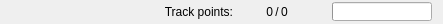
<?xml version="1.0" encoding="UTF-8"?>
<ui version="4.0">
 <class>GroupBox</class>
 <widget class="QFrame" name="GroupBox">
  <property name="geometry">
   <rect>
    <x>0</x>
    <y>0</y>
    <width>443</width>
    <height>24</height>
   </rect>
  </property>
  <property name="windowTitle">
   <string>GroupBox</string>
  </property>
  <property name="lineWidth">
   <number>0</number>
  </property>
  <layout class="QHBoxLayout" name="horizontalLayout">
   <property name="spacing">
    <number>3</number>
   </property>
   <property name="sizeConstraint">
    <enum>QLayout::SetMinimumSize</enum>
   </property>
   <property name="topMargin">
    <number>0</number>
   </property>
   <property name="bottomMargin">
    <number>0</number>
   </property>
   <item>
    <widget class="QLabel" name="separator3">
     <property name="sizePolicy">
      <sizepolicy hsizetype="Preferred" vsizetype="Preferred">
       <horstretch>5</horstretch>
       <verstretch>0</verstretch>
      </sizepolicy>
     </property>
     <property name="minimumSize">
      <size>
       <width>5</width>
       <height>0</height>
      </size>
     </property>
     <property name="maximumSize">
      <size>
       <width>5</width>
       <height>16777215</height>
      </size>
     </property>
     <property name="text">
      <string/>
     </property>
    </widget>
   </item>
   <item>
    <widget class="QLabel" name="labelTimmerMessage">
     <property name="styleSheet">
      <string notr="true">color: red</string>
     </property>
    </widget>
   </item>
   <item>
    <widget class="QLabel" name="separator2">
     <property name="sizePolicy">
      <sizepolicy hsizetype="Preferred" vsizetype="Preferred">
       <horstretch>5</horstretch>
       <verstretch>0</verstretch>
      </sizepolicy>
     </property>
     <property name="minimumSize">
      <size>
       <width>5</width>
       <height>0</height>
      </size>
     </property>
     <property name="maximumSize">
      <size>
       <width>5</width>
       <height>16777215</height>
      </size>
     </property>
     <property name="text">
      <string/>
     </property>
    </widget>
   </item>
   <item>
    <layout class="QHBoxLayout" name="horizontalLayoutCounts">
     <property name="spacing">
      <number>0</number>
     </property>
     <item>
      <widget class="QLabel" name="labelSelectionCntText">
       <property name="minimumSize">
        <size>
         <width>70</width>
         <height>0</height>
        </size>
       </property>
       <property name="text">
        <string>Track points:</string>
       </property>
       <property name="scaledContents">
        <bool>true</bool>
       </property>
       <property name="alignment">
        <set>Qt::AlignRight|Qt::AlignTrailing|Qt::AlignVCenter</set>
       </property>
      </widget>
     </item>
     <item>
      <widget class="QLabel" name="labelSelectionCntVal">
       <property name="sizePolicy">
        <sizepolicy hsizetype="Fixed" vsizetype="Preferred">
         <horstretch>0</horstretch>
         <verstretch>0</verstretch>
        </sizepolicy>
       </property>
       <property name="minimumSize">
        <size>
         <width>40</width>
         <height>0</height>
        </size>
       </property>
       <property name="text">
        <string>0</string>
       </property>
       <property name="alignment">
        <set>Qt::AlignRight|Qt::AlignTrailing|Qt::AlignVCenter</set>
       </property>
       <property name="textInteractionFlags">
        <set>Qt::LinksAccessibleByMouse|Qt::TextSelectableByKeyboard|Qt::TextSelectableByMouse</set>
       </property>
      </widget>
     </item>
     <item>
      <widget class="QLabel" name="label">
       <property name="sizePolicy">
        <sizepolicy hsizetype="Fixed" vsizetype="Preferred">
         <horstretch>0</horstretch>
         <verstretch>0</verstretch>
        </sizepolicy>
       </property>
       <property name="minimumSize">
        <size>
         <width>8</width>
         <height>0</height>
        </size>
       </property>
       <property name="text">
        <string>/</string>
       </property>
       <property name="alignment">
        <set>Qt::AlignCenter</set>
       </property>
      </widget>
     </item>
     <item>
      <widget class="QLabel" name="labelTotalCntVal">
       <property name="sizePolicy">
        <sizepolicy hsizetype="Fixed" vsizetype="Preferred">
         <horstretch>0</horstretch>
         <verstretch>0</verstretch>
        </sizepolicy>
       </property>
       <property name="minimumSize">
        <size>
         <width>40</width>
         <height>0</height>
        </size>
       </property>
       <property name="text">
        <string>0</string>
       </property>
       <property name="alignment">
        <set>Qt::AlignLeading|Qt::AlignLeft|Qt::AlignVCenter</set>
       </property>
       <property name="textInteractionFlags">
        <set>Qt::LinksAccessibleByMouse|Qt::TextSelectableByKeyboard|Qt::TextSelectableByMouse</set>
       </property>
      </widget>
     </item>
    </layout>
   </item>
   <item>
    <widget class="QLabel" name="separator1">
     <property name="sizePolicy">
      <sizepolicy hsizetype="Preferred" vsizetype="Preferred">
       <horstretch>5</horstretch>
       <verstretch>0</verstretch>
      </sizepolicy>
     </property>
     <property name="minimumSize">
      <size>
       <width>5</width>
       <height>0</height>
      </size>
     </property>
     <property name="maximumSize">
      <size>
       <width>5</width>
       <height>16777215</height>
      </size>
     </property>
     <property name="text">
      <string/>
     </property>
    </widget>
   </item>
   <item>
    <widget class="QProgressBar" name="progressBar">
     <property name="sizePolicy">
      <sizepolicy hsizetype="Fixed" vsizetype="Fixed">
       <horstretch>0</horstretch>
       <verstretch>0</verstretch>
      </sizepolicy>
     </property>
     <property name="maximumSize">
      <size>
       <width>100</width>
       <height>19</height>
      </size>
     </property>
     <property name="value">
      <number>0</number>
     </property>
     <property name="alignment">
      <set>Qt::AlignJustify|Qt::AlignVCenter</set>
     </property>
     <property name="textVisible">
      <bool>false</bool>
     </property>
     <property name="textDirection">
      <enum>QProgressBar::TopToBottom</enum>
     </property>
    </widget>
   </item>
  </layout>
 </widget>
 <resources/>
 <connections>
  <connection>
   <sender>GroupBox</sender>
   <signal>updateProgress(int)</signal>
   <receiver>progressBar</receiver>
   <slot>setValue(int)</slot>
   <hints>
    <hint type="sourcelabel">
     <x>257</x>
     <y>24</y>
    </hint>
    <hint type="destinationlabel">
     <x>781</x>
     <y>21</y>
    </hint>
   </hints>
  </connection>
  <connection>
   <sender>GroupBox</sender>
   <signal>updateSelection(int)</signal>
   <receiver>labelSelectionCntVal</receiver>
   <slot>setNum(int)</slot>
   <hints>
    <hint type="sourcelabel">
     <x>257</x>
     <y>24</y>
    </hint>
    <hint type="destinationlabel">
     <x>681</x>
     <y>21</y>
    </hint>
   </hints>
  </connection>
  <connection>
   <sender>GroupBox</sender>
   <signal>updateTackPoints(int)</signal>
   <receiver>labelTotalCntVal</receiver>
   <slot>setNum(int)</slot>
   <hints>
    <hint type="sourcelabel">
     <x>2</x>
     <y>15</y>
    </hint>
    <hint type="destinationlabel">
     <x>729</x>
     <y>23</y>
    </hint>
   </hints>
  </connection>
  <connection>
   <sender>GroupBox</sender>
   <signal>updateTimerMessage(QString)</signal>
   <receiver>labelTimmerMessage</receiver>
   <slot>setText(QString)</slot>
   <hints>
    <hint type="sourcelabel">
     <x>444</x>
     <y>12</y>
    </hint>
    <hint type="destinationlabel">
     <x>202</x>
     <y>12</y>
    </hint>
   </hints>
  </connection>
 </connections>
 <slots>
  <signal>updateProgress(int)</signal>
  <signal>updateSelection(int)</signal>
  <signal>updateTackPoints(int)</signal>
  <signal>updateTimerMessage(QString)</signal>
  <slot>selectionLenChanged(int)</slot>
  <slot>progressChanged(int)</slot>
 </slots>
</ui>
